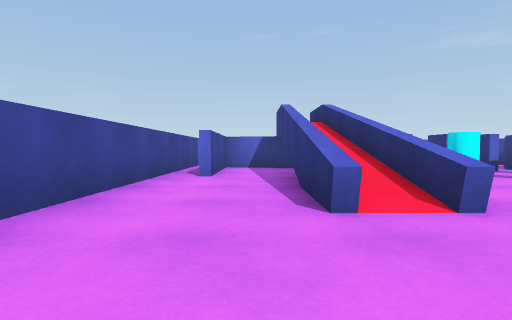
View 1 (above)

12 first-person views from a walk through a scene from a Unity 3-D project. The camera is 0.47 m above the floor, tilts 2° down and sees 80° across. The floor is counted in squares, 1 m on a side. Each view is taken from the middle of a square. On the plan, view 1 faces up. The plan holds only what a view shows up to about 9 squares ahead; the rest is blank.

View 2
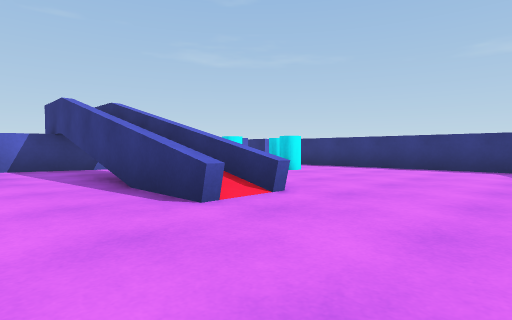

View 3
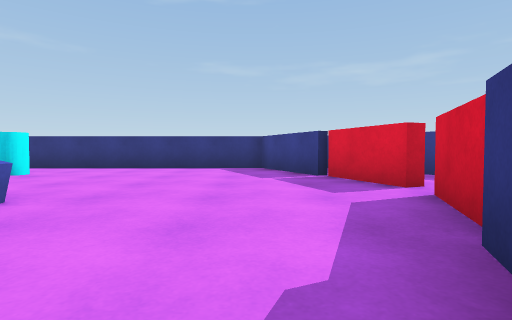

View 4
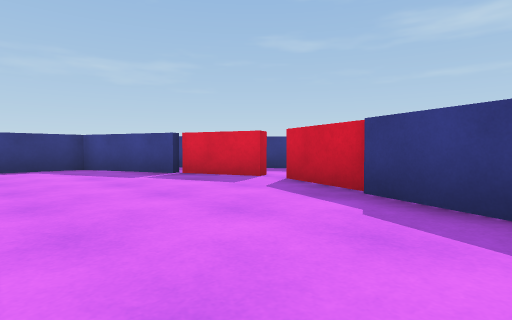

View 5
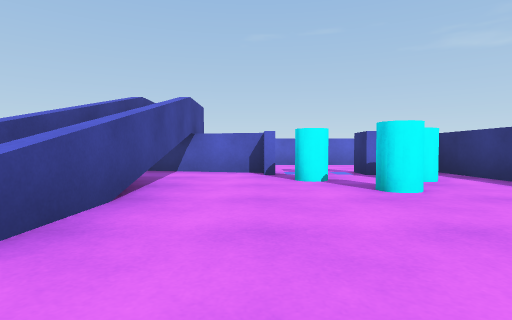

View 6
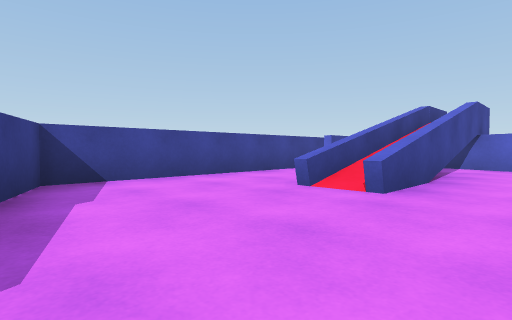

View 7
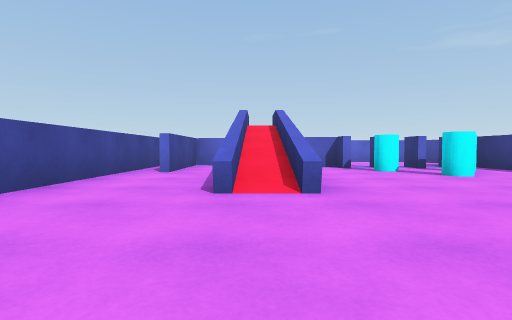

View 8
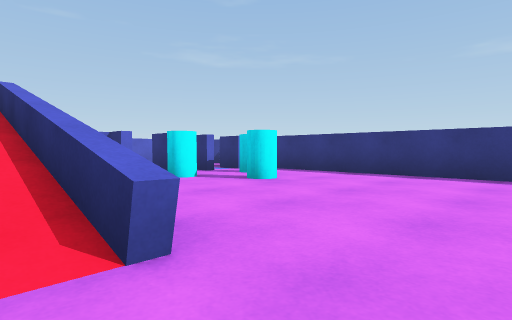

View 9
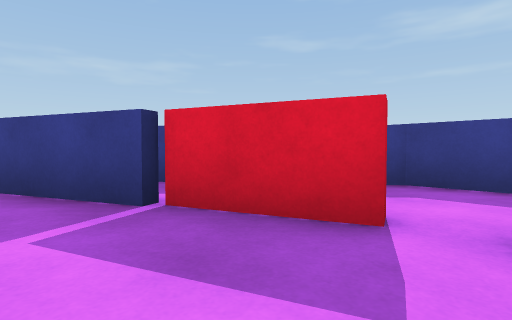

View 10
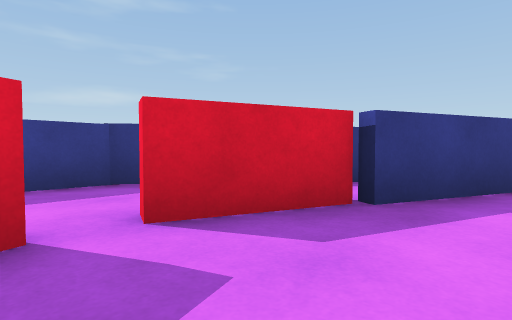

View 11
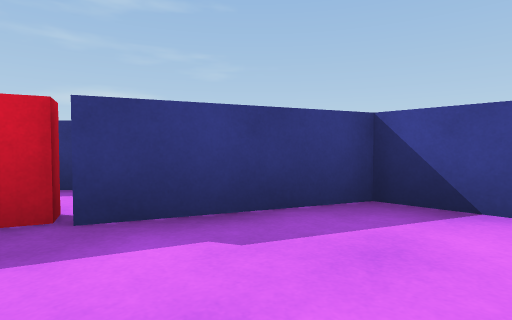

View 12
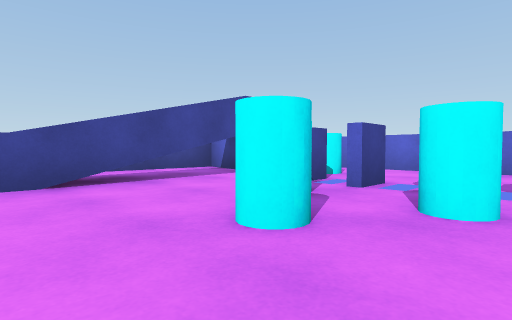

### Floor plan
Key: @ floor where view 1 was taken; # wall or solid block; x gap in a wall; . floor; = window, fence, low wall or low ledge; C cyan cylinder.
Columns run from 2 left of view 1 to 7 right of it. Each row starts with its distance up from view 1.
  8 #####
  7 ##.#######
  6 ##.#..CCC#
  5 #..#...C##
  4 #..#...C.#
  3 #..#.....#
  2 #..=.....
  1 #........#
  0 #.@......#
 -1 ###...####
 -2  ###xx#
 -3   ##..#
 -4    ####

Positions as (right, up) in squares from view 1, and headings:
1: (0, 0), facing up
2: (-1, 0), facing up-right
3: (-1, 0), facing right
4: (-1, 2), facing down-right
5: (3, 1), facing up
6: (3, -1), facing up-left
7: (1, -1), facing up
8: (1, 1), facing up-right
9: (2, 0), facing down-right
10: (3, 0), facing down-left
11: (1, 1), facing down-left
12: (6, 3), facing up-left
